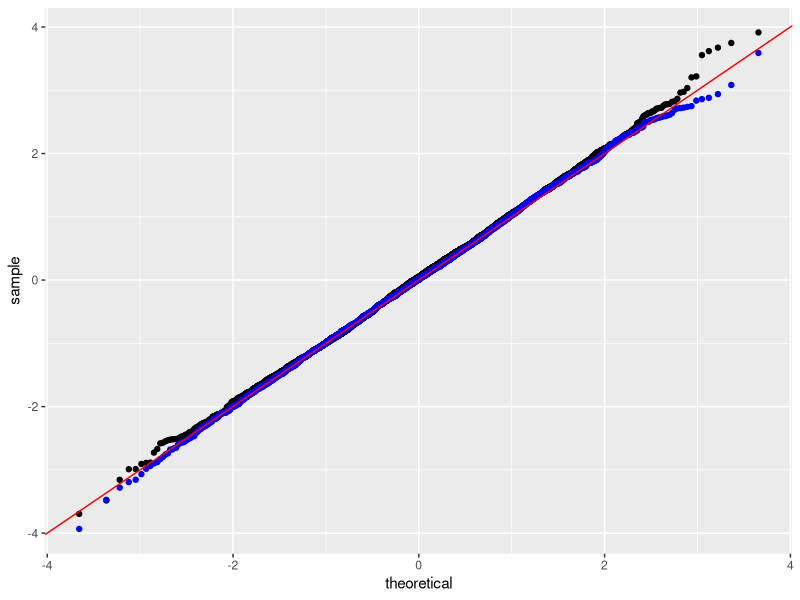

Write R code to recreate this figure.
setwd("D:/University/Num Methods/week 5")
  
library(tidyverse)
library(readxl)
library(tidyr)
library(purrr)
library(ggplot2)
library(Hmisc)
  

rm(list = ls())
  
  
table2.10 <- cbind(lower=c(0,2.5,7.5,12.5,17.5,22.5,32.5,47.5,67.5,87.5,125,225,300),
                   upper=c(2.5,7.5,12.5,17.5,22.5,32.5,47.5,67.5,87.5,125,225,300,Inf),
                   freq=c(41,48,24,18,15,14,16,12,6,11,5,4,3))
  
loglik <- function(p,x) {
  lower <- x[,1]
  upper <- x[,2]
  n <- x[,3]
  ll <- n*log(ifelse(upper < Inf, pgamma(upper, p[1], p[2]),1) - pgamma(lower, p[1], p[2]))
  sum(ll)
}

loglik_all_data <- function(p,x) {
  sum(log(dgamma(x,p[1], p[2])))
}
  
p0 <- c(alpha = 0.5, beta = 0.014)
m <- optim(p0, loglik, hessian = TRUE, control = list(fnscale = -1), x = table2.10);
m_par <- rbind(value = m$par, sd = sqrt(diag(solve(-m$hessian))))

set.seed(645)
x400 <- rgamma(400, m$par[1], m$par[2])

# # sort the observations in the same kind of table
# x400_1 <- x400[x400>0 & x400 < 2.5]
# x400_2 <- x400[x400 > 2.5 & x400 < 7.5]
# x400_3 <- x400[x400 > 7.5 & x400 < 12.5]
# x400_4 <- x400[x400 > 12.5 & x400 < 17.5]
# x400_5 <- x400[x400 > 17.5 & x400 < 22.5]
# x400_6 <- x400[x400 > 22.5 & x400 < 32.5]
# x400_7 <- x400[x400 > 32.5 & x400 < 47.5]
# x400_8 <- x400[x400 > 47.5 & x400 < 67.5]
# x400_9 <- x400[x400 > 67.5 & x400 < 87.5]
# x400_10 <- x400[x400 > 87.5 & x400 < 125]
# x400_11 <- x400[x400 > 125 & x400 < 225]
# x400_12 <- x400[x400 > 225 & x400 < 300]
# x400_13 <- x400[x400 > 300 & x400 < Inf]
# 
# table3 <- cbind(lower=c(0,2.5,7.5,12.5,17.5,22.5,32.5,47.5,67.5,87.5,125,225,300),
#                    upper=c(2.5,7.5,12.5,17.5,22.5,32.5,47.5,67.5,87.5,125,225,300,Inf),
#                    freq=c(length(x400_1),length(x400_2),length(x400_3),length(x400_4),length(x400_5),length(x400_6),length(x400_7),length(x400_8),length(x400_9),length(x400_10),length(x400_11),length(x400_12),length(x400_13)))

# or 
table3.10 <- table2.10

x.table <- cut2(x400,cuts=c(0,table2.10[,"upper"]))
table(x.table)
table3.10[, "freq"] <- table(x.table)

# fit gamma to the sample of the estimations

m2 <- optim(p0, loglik, hessian = TRUE, control = list(fnscale = -1), x  = table3.10); m2
m2_par <- rbind(value = m2$par, sd =  sqrt(diag(solve(-m2$hessian))))


# same but for 40000 observations
table4.10 <- table2.10
x40000 <- rgamma(40000, m$par[1], m$par[2])
x.table2 <- cut2(x40000, cuts = c(0, table2.10[, 'upper']))
table(x.table2)
table4.10[, "freq"] <- table(x.table2)

m3 <- optim(p0, loglik, hessian = TRUE, control = list(fnscale = -1), x = table4.10); m3
m3_par <- rbind(value = m3$par, sd = sqrt(diag(solve(-m3$hessian))))

# display the results, it does differ by a factor 10 (sqrt of 100, 400 times 100 = 40000)
m_par;m2_par;m3_par

cbind(original=m$par,sd.original=sqrt(diag(solve(-m$hessian))),
      n400=m2$par,sd.n400=sqrt(diag(solve(-m2$hessian))),
      n40000=m3$par,sd.n40000=sqrt(diag(solve(-m3$hessian))))

midpoints <- c(0, table2.10[, "upper"][1:12]) + c(0, table2.10[, "upper"][2:13])/2
cuts <- sort(c(table2.10[, "upper"], midpoints))[-26]; cuts


# make the two groupings and optim again
x.table3 <- cut2(x400, cuts = cuts)
table3.10_s <- cbind(lower = cuts[1:24], upper = cuts[2:25], freq = table(x.table3))
m2_s <- optim(p0, loglik, hessian = TRUE, control = list(fnscale = -1), x = table3.10_s); m2_s
m2_s_par <- rbind(value = m2_s$par, sd = sqrt(diag(solve(-m2_s$hessian))))

x.table4 <- cut2(x40000, cuts = cuts)
table4.10_s <- cbind(lower = cuts[1:24], upper = cuts[2:25], freq = table(x.table4))
m3_s <- optim(p0, loglik, hessian = TRUE, control = list(fnscale = -1), x = table4.10_s); m3_s
m3_s_par <- rbind(value = m3_s$par, sd = sqrt(diag(solve(-m3_s$hessian))))

m2_par;m2_s_par
m3_par; m3_s_par


###################### problem 2

set.seed(536)
n <- 10000
u <- runif(n)
x <- -log(u)
y <- runif(n,max = u*sqrt(2*exp(1)/pi))
z <- ifelse(y < dnorm(x)/2, -x, NA)
z <- ifelse(dnorm(x)/2 < y & y < dnorm(x), x, z)
z <- z[!is.na(z)]
mean(z)
var(z)

normal <- rnorm(length(z))
# not totally equal to a normal distribution, but only 10000 observations were tested

ggplot(data = data.frame(z=z), aes(sample = z)) + stat_qq() + stat_qq(data = data.frame(normal = normal), aes(sample = normal), col = "blue") + geom_abline(intercept = 0, slope = 1, col = "red")
